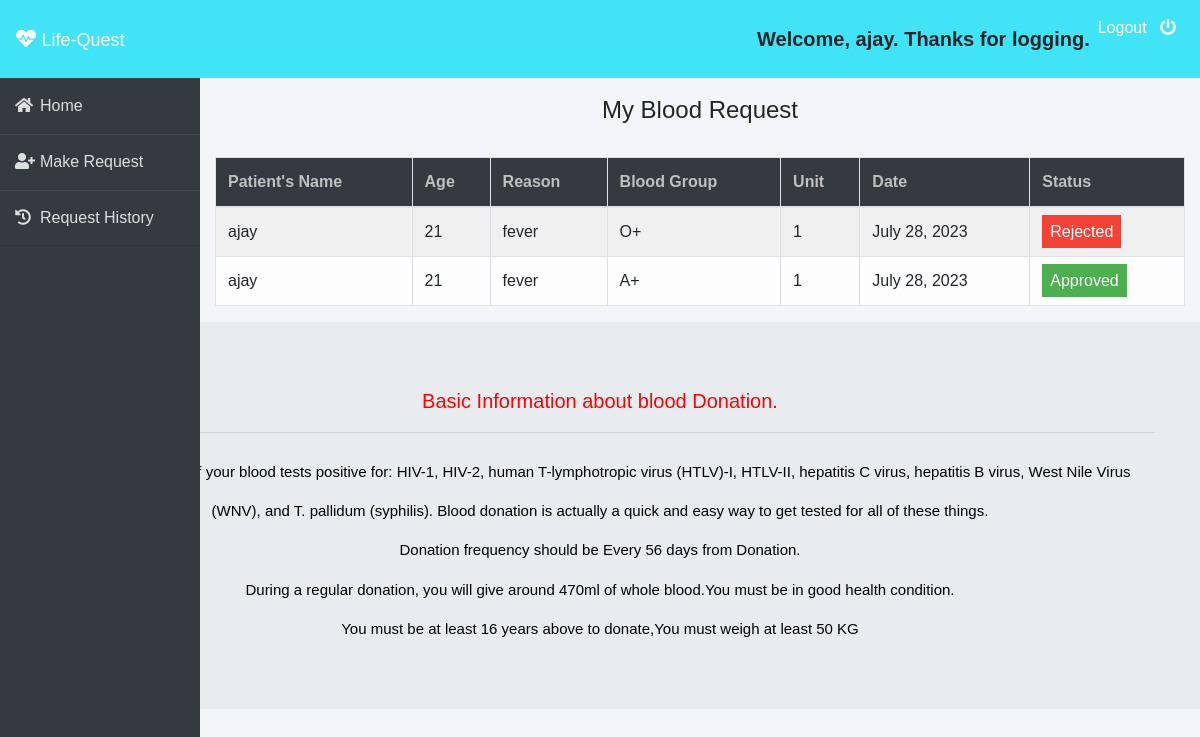
/patient/my-request (signed in), run on the app's committed database.
### blood/models.py (models this page shows, shortened)
class BloodRequest(models.Model):
    request_by_patient=models.ForeignKey(pmodels.Patient,null=True,on_delete=models.CASCADE)
    request_by_donor=models.ForeignKey(dmodels.Donor,null=True,on_delete=models.CASCADE)
    patient_name=models.CharField(max_length=30)
    patient_age=models.PositiveIntegerField()
    reason=models.CharField(max_length=500)
    bloodgroup=models.CharField(max_length=10)
    unit=models.PositiveIntegerField(default=0)
    status=models.CharField(max_length=20,default="Pending")
    date=models.DateField(auto_now=True)

### patient/views.py (the view)
# urls.py: path('my-request', views.my_request_view,name='my-request'),
def my_request_view(request):
    patient= models.Patient.objects.get(user_id=request.user.id)
    blood_request=bmodels.BloodRequest.objects.all().filter(request_by_patient=patient)
    return render(request,'patient/my_request.html',{'blood_request':blood_request})

### templates/patient/my_request.html (shortened to what this page needs)
{% extends 'patient/patientbase.html' %}
{% block content %}
{% load widget_tweaks %}
{%load static%}
<head>
   </head>
<br><br>
<div class="container">
    <H4 class="text-center">My Blood Request</H4><br>
    <table class="table table-light table-hover table-bordered table-striped">
        <thead class="bg-dark">
            <tr>
                <th scope="col" style="color: rgb(192, 192, 192);">Patient's Name</th>
                <th scope="col" style="color: rgb(192, 192, 192);">Age</th>
                <th scope="col" style="color: rgb(192, 192, 192);">Reason</th>
                <th scope="col" style="color: rgb(192, 192, 192);">Blood Group</th>
                <th scope="col" style="color: rgb(192, 192, 192);">Unit</th>
                <th scope="col" style="color: rgb(192, 192, 192);">Date</th>
                <th scope="col" style="color: rgb(192, 192, 192);">Status</th>
            </tr>
        </thead>
        <tbody>
            {% for t in blood_request %}
            <tr>
                <td> {{t.patient_name}}</td>
                <td>{{t.patient_age}}</td>
                <td>{{t.reason}}</td>
                <td>{{t.bloodgroup}}</td>
                <td>{{t.unit}}</td>
                <td>{{t.date}}</td>
                {% if t.status == 'Approved' %}
                <td><span class="label success"> Approved</span></td>
                {% elif t.status == 'Rejected' %}
                <td><span class="label danger">Rejected</span></td>
                {% else %}
                <td><span style="color: white;margin-left: 0px;" class="label info">Pending</span></td>
                {% endif %}
            </tr>
            {% endfor %}
        </tbody>
    </table>
</div>
{% endblock content %}

### templates/patient/patientbase.html (shortened to what this page needs)
<!DOCTYPE html>
<html lang="en">
<head>
    <link rel="stylesheet" href="https://maxcdn.bootstrapcdn.com/bootstrap/4.0.0/css/bootstrap.min.css">
    <link rel="stylesheet" href="https://cdnjs.cloudflare.com/ajax/libs/font-awesome/5.14.0/css/all.css">
</head>
<body>
    <nav class="navbar navbar-expand-lg navbar-light fixed-top bg-danger">
        <a style="color:white;" class="navbar-brand" href="/"><i class="fa fa-heartbeat"></i>&nbsp;<font face = "Comic sans MS" size ="4">Life-Quest</font></a>
        <div class="navbar-collapse collapse w-100 order-3 dual-collapse2">
            <ul class="navbar-nav ml-auto">
              <li class="nav-item">
                <a class="nav-link" style="color: white;" >
                  <a>{% if user.is_authenticated %}
                    <p><b>Welcome, {{ user.first_name }}. Thanks for logging.</b></p>
                {% else %}
                    <p>Welcome, new user. Please log in.</p>
                {% endif %}</a>
            </li>
                <li class="nav-item">
                    <a class="nav-link" style="color: white;" href="/logout">Logout &nbsp; <i class="fa fa-power-off"></i></a>
                </li>
            </ul>
        </div>
      </nav>
<br><br>
<div class="wrapper">
    <div class="sidebar">
        <ul>
            <li><a style="text-decoration:none;" href="/"><i class="fas fa-home"></i>Home</a></li>
            <li><a style="text-decoration:none;" href="/patient/make-request"><i class="fas fa-user-plus"></i>Make Request</a></li>
            <li><a style="text-decoration:none;" href="/patient/my-request"><i class="fas fa-history"></i>Request History</a></li>
        </ul>
    </div>
    <div class="main_content">
{% block content %}
{% endblock content %}
    </div>
</div>
    <section id="section-jumbotron" style="margin-bottom: 0px;" class="jumbotron jumbotron-fluid d-flex justify-content-center align-items-center xyz">
    <div class="container text-center">
        <marquee width="80%" direction="up" height="20%" bgcolor="" Scrolldelay="300" behavior=slide>
            <p style="color:red;">Basic Information about blood Donation.</p><hr></marquee>
            <marquee width="80%" direction="up" height="20%" bgcolor="" Scrolldelay="300">
        <text style="color:black;">You will be denied if your blood tests positive for: HIV-1, HIV-2, human T-lymphotropic virus (HTLV)-I, HTLV-II, hepatitis C virus, hepatitis B virus, West Nile Virus (WNV), and T. pallidum (syphilis).
            Blood donation is actually a quick and easy way to get tested for all of these things.</text><br><text style="color:black;">Donation frequency should be Every 56 days from Donation.</text><br>
        <text style="color:black;">During a regular donation, you will give around 470ml of whole blood.You must be in good health condition.</text><br>
        <text style="color:black;">You must be at least 16 years above to donate,You must weigh at least 50 KG</text><br>
        </marquee>
    </div>
</section>
</body>
</html>

### templates/patient/patientbase.html (style rules this page uses)
.xyz { color: blue; font-size: 3ex; }
* { margin: 0; padding: 0; box-sizing: border-box; list-style: none; text-decoration: none; font-family: 'Josefin Sans', sans-serif; }
body { background-color: #f3f5f9; }
.bg-danger { background-color: #40e4f6!important; }
.wrapper { display: flex; position: relative; }
.wrapper .sidebar { width: 200px; height: 100%; background: #343a40; padding: 30px 0px; position: fixed; }
.wrapper .sidebar ul li { padding: 15px; border-bottom: 1px solid #dedede; border-bottom: 1px solid rgba(0,0,0,0.05); border-top: 1px solid rgba(255,255,255,0.05); }
.wrapper .sidebar ul li a { color: #dedede; display: block; }
.wrapper .sidebar ul li a .fas { width: 25px; }
.wrapper .main_content { width: 100%; margin-left: 200px; }
p { font-size: 20px; }
text { font-size: 15px; }

### templates/patient/my_request.html (style rules this page uses)
.label { color: white; padding: 8px; }
.success { background-color: #4CAF50; }
.danger { background-color: #f44336; }

### data on the page
BloodRequest: patient_name "ajay", patient_age "21", reason "fever", bloodgroup "O+", unit "1", date "July 28, 2023", status "Rejected"
BloodRequest: patient_name "ajay", patient_age "21", reason "fever", bloodgroup "A+", unit "1", date "July 28, 2023", status "Approved"

### other printed values
{{ user.first_name }} "ajay"
